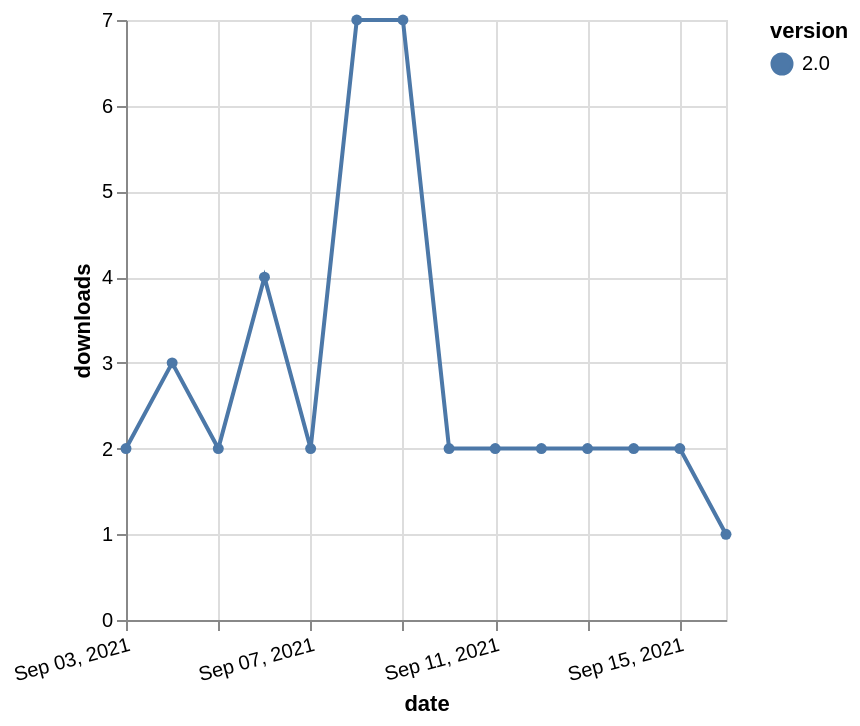

Source (Vega-Lite JSON):
### Vega-Lite specification from a JSON file in a GitHub repository (floating-point values rounded to 4 significant figures)
{"$schema": "https://vega.github.io/schema/vega-lite/v5.json", "description": "A simple bar chart with embedded data.", "data": {"values": [{"date": "2021-09-03", "total": 3270, "delta": 2, "version": "2.0"}, {"date": "2021-09-04", "total": 3273, "delta": 3, "version": "2.0"}, {"date": "2021-09-05", "total": 3275, "delta": 2, "version": "2.0"}, {"date": "2021-09-06", "total": 3279, "delta": 4, "version": "2.0"}, {"date": "2021-09-07", "total": 3281, "delta": 2, "version": "2.0"}, {"date": "2021-09-08", "total": 3288, "delta": 7, "version": "2.0"}, {"date": "2021-09-09", "total": 3295, "delta": 7, "version": "2.0"}, {"date": "2021-09-10", "total": 3297, "delta": 2, "version": "2.0"}, {"date": "2021-09-11", "total": 3299, "delta": 2, "version": "2.0"}, {"date": "2021-09-12", "total": 3301, "delta": 2, "version": "2.0"}, {"date": "2021-09-13", "total": 3303, "delta": 2, "version": "2.0"}, {"date": "2021-09-14", "total": 3305, "delta": 2, "version": "2.0"}, {"date": "2021-09-15", "total": 3307, "delta": 2, "version": "2.0"}, {"date": "2021-09-16", "total": 3308, "delta": 1, "version": "2.0"}]}, "width": "container", "mark": {"type": "line", "point": {"filled": true}}, "encoding": {"x": {"field": "date", "type": "temporal", "timeUnit": "yearmonthdate", "title": "date", "axis": {"labelAngle": -15}}, "y": {"field": "delta", "type": "quantitative", "title": "downloads"}, "color": {"field": "version", "type": "nominal"}, "tooltip": {"field": "delta"}}}
